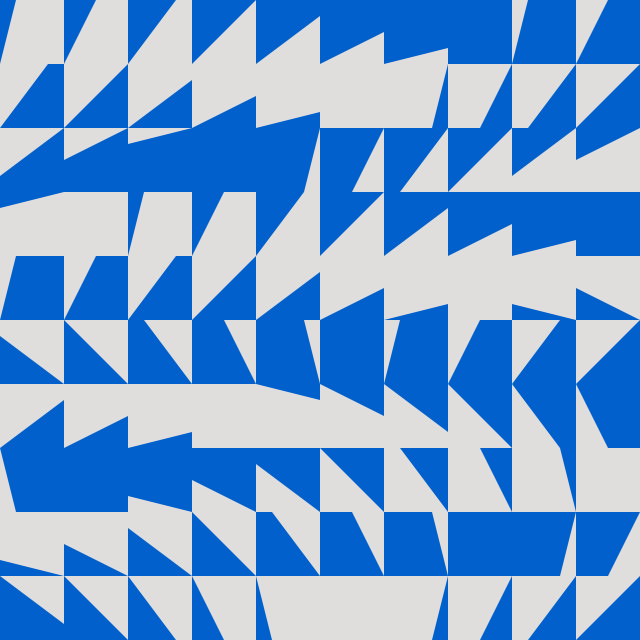
Frame 1 (no input)
Frame 60 (the mouse pressed at the canvas centre just before this capture): identical to frame 1, image omitted
Frame 120 (the mouse held since frame 60 and released just before this capture): identical to frame 1, image omitted

The Processing sketch that drew this single still picture (run headless with seeded random() and noise(); from frame 60 on, the mouse is pressed at the canvas centre):

// Processing sketch: processing_153187
// ── processing_153187.pde

//Ralph Coburn - Collage (1965)

void setup() {
    size(640,640);
    background(0);
    noStroke();
    ellipseMode(RADIUS);
}
void tile(int ts, int tx, int ty, float ax, float ay, float bx, float by, float cx, float cy, color trico, color quadco) {
    pushMatrix();
        //Tile positioniing
        translate (ts * tx,ts * ty);

        //Tile background
        fill(quadco);
        rect(0, 0, ts, ts);

        //Tile foreground
        fill(trico);
        beginShape();
            vertex(ts * ax, ts * ay);
            vertex(ts * bx, ts * by);
            vertex(ts * cx, ts * cy);
        endShape(CLOSE);
    popMatrix();
}
void draw() {
    color gry = color (223,222,220);
    color bl = color (1,96,204);
    int tilesize = width/10;
    for (int n=0; n<4; n++) {
        //0,0 --> 3,0
        tile(tilesize, n, 0, 0, 1, 0.25 * (n + 1), 0, 0, 0, bl, gry);
        //4,0 --> 7,0
        tile(tilesize, n + 4, 0, 0, 1, 1, 0.25 * (n + 1), 1, 1, gry, bl);
        //8,0 --> 1,1
        tile(tilesize, (n + 8) % 10, int((n + 8) / 10), 0, 1, 0.25 * (n + 1), 0, 0, 0, gry, bl);
        //2,1 --> 5,1
        tile(tilesize, n + 2, 1, 0, 1, 1, 0.25 * (n + 1), 1, 1, bl, gry);
        //6,1 --> 9,1
        tile(tilesize, n + 6, 1, 1, 0, 0.25 * (3 - n), 1, 1, 1, bl, gry);
        //0,2 --> 3,2
        tile(tilesize, n, 2, 1, 0, 0, 0.25 * (3 - n), 0, 0, gry, bl);
        //4,2 --> 7,2
        tile(tilesize, n + 4, 2, 1, 0, 0.25 * (3 - n), 1, 1, 1, gry, bl);
        //8,2 --> 1,3
        tile(tilesize, (n + 8) % 10, int((n + 8) / 10) + 2, 1, 0, 0, 0.25 * (3 - n), 0, 0, bl, gry);
        //2,3 --> 5,3
        tile(tilesize, n + 2, 3, 0, 1, 0.25 * (n + 1), 0, 0, 0, bl, gry);
        //6,3 --> 9,3
        tile(tilesize, n + 6, 3, 0, 1, 1, 0.25 * (n + 1), 1, 1, gry, bl);
        //0,4 --> 3,4
        tile(tilesize, n, 4, 0, 1, 0.25 * (n + 1), 0, 0, 0, gry, bl);
        //4,4 --> 7,4
        tile(tilesize, n + 4, 4, 0, 1, 1, 0.25 * (n + 1), 1, 1, bl, gry);
        //8,4 --> 1,5
        tile(tilesize, (n + 8) % 10, int((n + 8) / 10) + 4, 1, 1, 0, 0.25 * (3 - n), 0, 1, bl, gry);
        //2,5 --> 5,5
        tile(tilesize, n + 2, 5, 1, 1, 0.25 * (n + 1), 0, 1, 0, gry, bl);
        //6,5 --> 9,5
        tile(tilesize, n + 6, 5, 0, 1, 0.25 * (n + 1), 0, 0, 0, gry, bl);
        //0,6 --> 3,6
        tile(tilesize, n, 6, 0, 1, 1, 0.25 * (n + 1), 1, 1, bl, gry);
        //4,6 --> 7,6
        tile(tilesize, n + 4, 6, 0, 0, 1, 0.25 * (n + 1), 1, 0, bl, gry);
        //8,6 --> 1,7
        tile(tilesize, (n + 8) % 10, int((n + 8) / 10) + 6, 0, 0, 0.25 * (3 - n), 1, 0, 1, gry, bl);
        //2,7 --> 5,7
        tile(tilesize, n + 2, 7, 1, 1, 0, 0.25 * (3 - n), 0, 1, gry, bl);
        //6,7 --> 9,7
        tile(tilesize, n + 6, 7, 1, 1, 0.25 * (n + 1), 0, 1, 0, bl, gry);
        //0,8 --> 3,8
        tile(tilesize, n, 8, 1, 1, 0, 0.25 * (3 - n), 0, 1, bl, gry);
        //4,8 --> 7,8
        tile(tilesize, n + 4, 8, 1, 1, 0.25 * (n + 1), 0, 1, 0, gry, bl);
        //2,9 --> 5,9
        tile(tilesize, n + 2, 9, 0, 0, 0.25 * (3 - n), 1, 0, 1, bl, gry);
        //6,9 --> 9,9
        tile(tilesize, n + 6, 9, 1, 0, 0.25 * (3 - n), 1, 1, 1, bl, gry);
    }
    //8,8 --> 1,9
    tile(tilesize, 8, 8, 1, 0, 0.75, 1, 1, 1, gry, bl);
    tile(tilesize, 9, 8, 1, 0, 0.5, 1, 1, 1, gry, bl);
    tile(tilesize, 0, 9, 0, 0, 1, 0.75, 1, 0, gry, bl);
    tile(tilesize, 1, 9, 0, 0, 1, 1, 0, 1, bl, gry);
}
